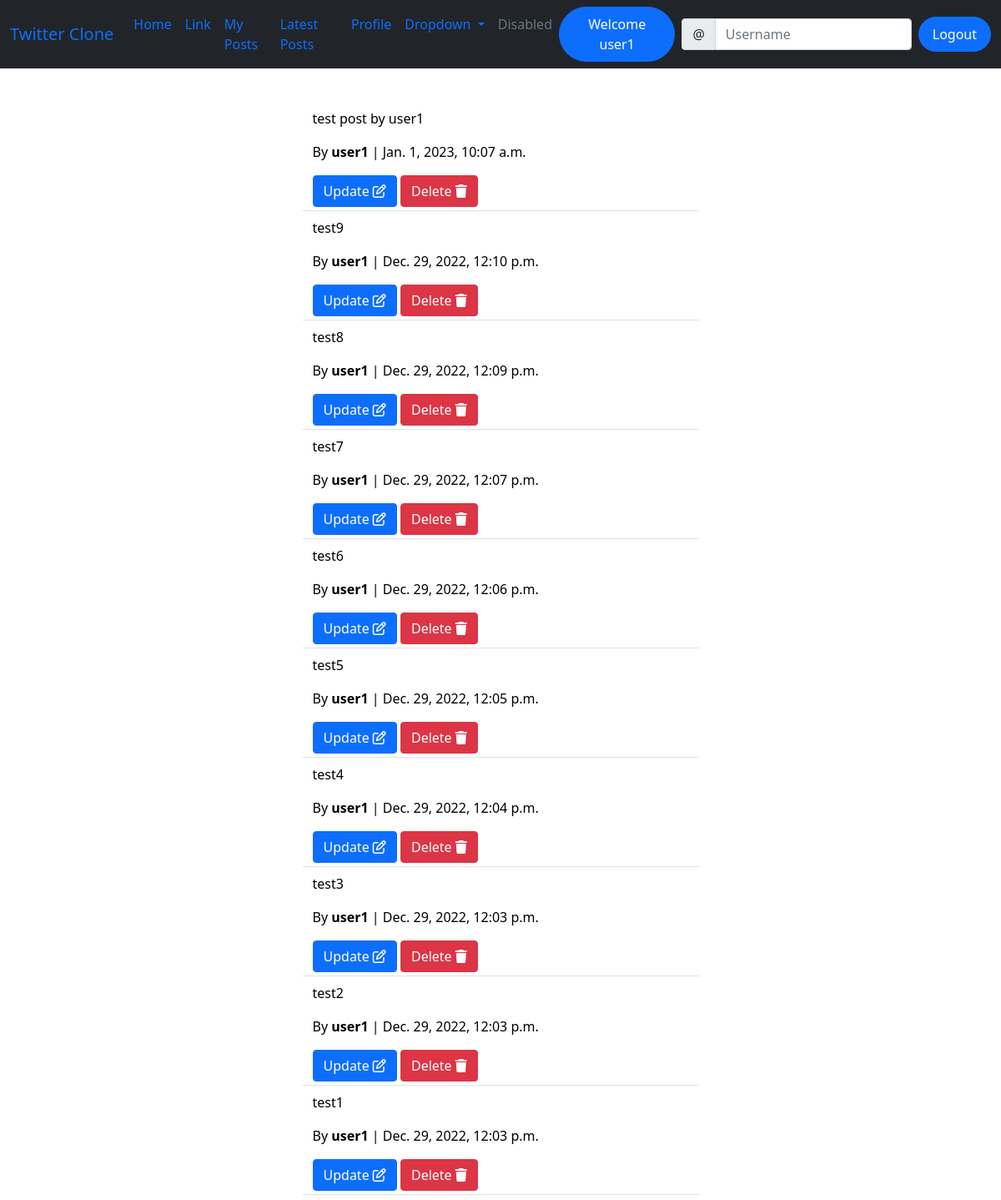
/my-posts/ (signed in, upper part), run on an earlier commit of the app's database.
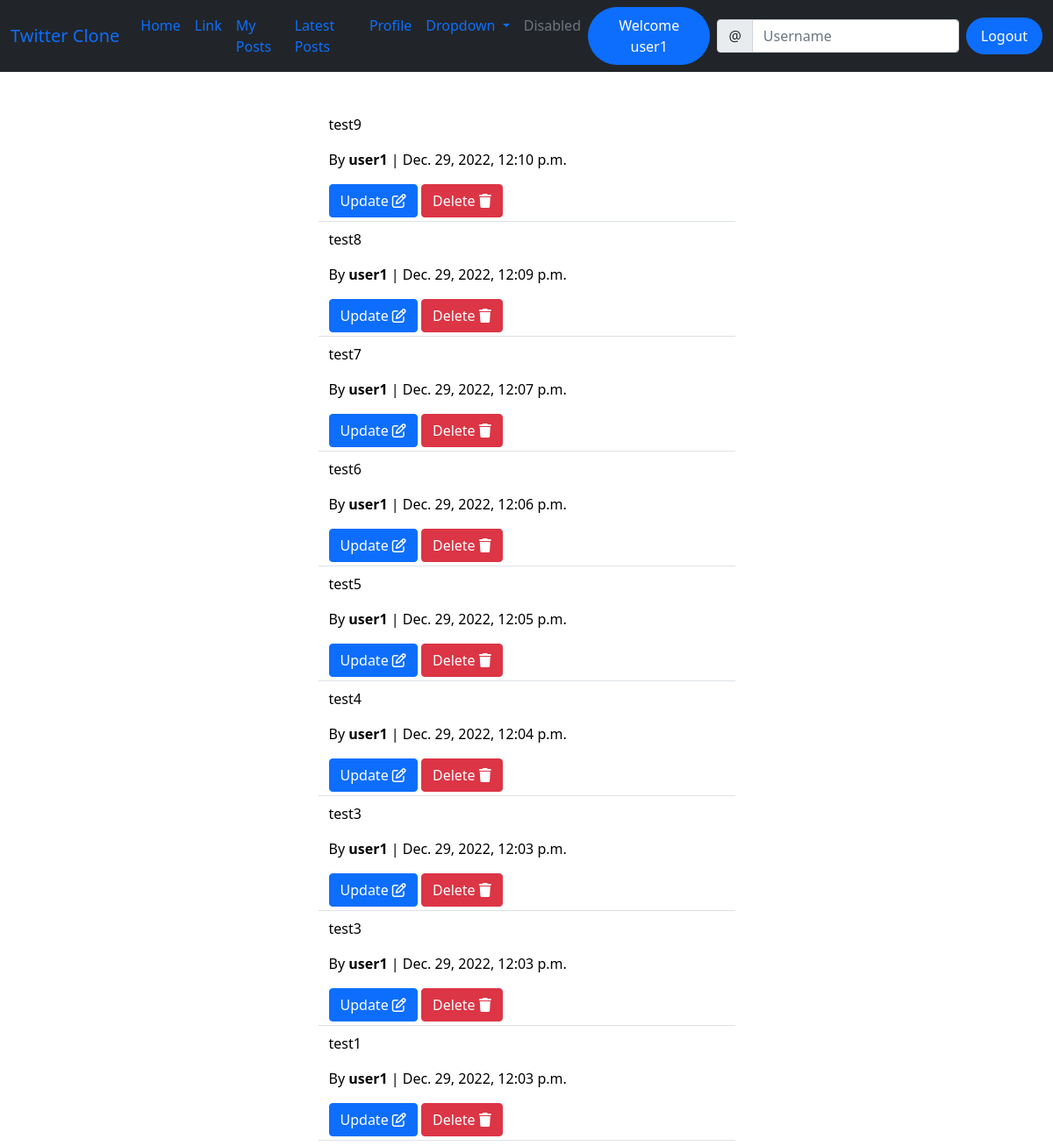
And on a later commit of the database.
### social/models.py (models this page shows)
class Post(models.Model):
    body = models.TextField()
    created_on = models.DateTimeField(default=timezone.now)
    author = models.ForeignKey(User, on_delete=models.CASCADE)
    likes = models.ManyToManyField(User, blank=True, related_name="likes")
    dislikes = models.ManyToManyField(User, blank=True, related_name="dislikes")
    @staticmethod
    def get_post_data(filter_type, filter_by=None):
        if filter_type == "filter":
            return Post.objects.filter(author=filter_by).order_by('-created_on') #ordered by latest date
        elif filter_type == "get":
            return Post.objects.get(id=filter_by)
        elif filter_type == "all":
            return Post.objects.all().order_by('-created_on')
        else:
            raise Exception("not valid input")

### social/views.py (the view)
# urls.py: path('my-posts/', my_posts, name='my-post-list'),
@login_required(login_url='index')
def my_posts(request):
    try:
        posts = Post.get_post_data("filter", request.user)
    except:
        posts = None
        return render(request, "social/error_page.html")
    context = {
        'post_list': posts,
    }
    return render(request, 'social/my_post_list.html', context)

### templates/social/my_post_list.html
{% extends 'base.html' %}
{% load crispy_forms_tags %}
{% block content %}
<div class="container">
    {% for post in post_list %}
    <div class="row justify-content-center mt-2">
        <div class="col-md-5 col-sm-12 border-bottom">
            <a href="{% url 'post-detail' post.id %}" style="color: black; text-decoration: none;">
                <p>{{ post.body }}</p>
                <p class="mt-3">By <strong>{{ post.author }}</strong> | {{ post.created_on }}</p>
            </a>
            {% if request.user == post.author %}
                <a href="{% url 'post-edit' post.id %}" class="btn btn-primary mb-1">Update <i class="fa fa-edit"></i></a>
                <a href="{% url 'post-delete' post.id %}" class="btn btn-danger mb-1">Delete <i class="fas fa-trash"></i></a>
            {% endif %}
        </div>
    </div>
    {% endfor %}
</div>
{% endblock content %}

What changed in the data, as far as the page shows it:
removed Post: body "test post by user1", author "user1", created_on "Jan. 1, 2023, 10:07 a.m.", shows "Update"
changed Post (number 8 of 9 on the later page): body "test2" → "test3"
